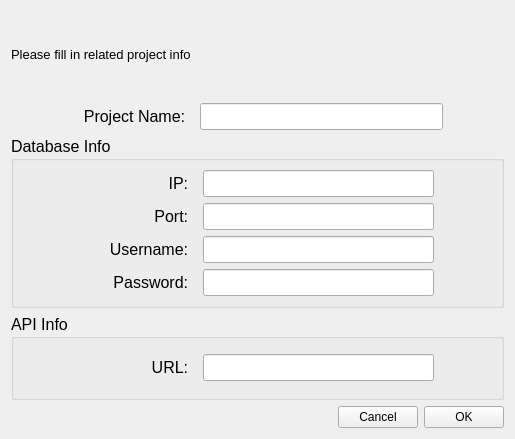
<?xml version="1.0" encoding="UTF-8"?>
<ui version="4.0">
 <class>newPrjForm</class>
 <widget class="QWidget" name="newPrjForm">
  <property name="geometry">
   <rect>
    <x>0</x>
    <y>0</y>
    <width>515</width>
    <height>439</height>
   </rect>
  </property>
  <property name="windowTitle">
   <string>Create New Project</string>
  </property>
  <layout class="QVBoxLayout" name="verticalLayout_3">
   <item>
    <widget class="QLabel" name="label_7">
     <property name="font">
      <font>
       <pointsize>10</pointsize>
      </font>
     </property>
     <property name="text">
      <string>Please fill in related project info</string>
     </property>
    </widget>
   </item>
   <item>
    <layout class="QHBoxLayout" name="horizontalLayout_5" stretch="3,4,1">
     <item>
      <widget class="QLabel" name="label">
       <property name="font">
        <font>
         <pointsize>12</pointsize>
        </font>
       </property>
       <property name="text">
        <string>Project Name:  </string>
       </property>
       <property name="alignment">
        <set>Qt::AlignRight|Qt::AlignTrailing|Qt::AlignVCenter</set>
       </property>
      </widget>
     </item>
     <item>
      <widget class="QLineEdit" name="prjNameEdit">
       <property name="sizePolicy">
        <sizepolicy hsizetype="Preferred" vsizetype="Fixed">
         <horstretch>0</horstretch>
         <verstretch>0</verstretch>
        </sizepolicy>
       </property>
       <property name="font">
        <font>
         <pointsize>12</pointsize>
        </font>
       </property>
      </widget>
     </item>
     <item>
      <spacer name="horizontalSpacer_3">
       <property name="orientation">
        <enum>Qt::Horizontal</enum>
       </property>
       <property name="sizeHint" stdset="0">
        <size>
         <width>40</width>
         <height>20</height>
        </size>
       </property>
      </spacer>
     </item>
    </layout>
   </item>
   <item>
    <widget class="QGroupBox" name="groupBox">
     <property name="sizePolicy">
      <sizepolicy hsizetype="Preferred" vsizetype="Preferred">
       <horstretch>0</horstretch>
       <verstretch>0</verstretch>
      </sizepolicy>
     </property>
     <property name="font">
      <font>
       <pointsize>12</pointsize>
      </font>
     </property>
     <property name="title">
      <string>Database Info</string>
     </property>
     <layout class="QVBoxLayout" name="verticalLayout">
      <item>
       <layout class="QHBoxLayout" name="horizontalLayout" stretch="3,4,1">
        <item>
         <widget class="QLabel" name="label_2">
          <property name="sizePolicy">
           <sizepolicy hsizetype="Preferred" vsizetype="Preferred">
            <horstretch>0</horstretch>
            <verstretch>0</verstretch>
           </sizepolicy>
          </property>
          <property name="layoutDirection">
           <enum>Qt::LeftToRight</enum>
          </property>
          <property name="text">
           <string>IP:  </string>
          </property>
          <property name="textFormat">
           <enum>Qt::AutoText</enum>
          </property>
          <property name="alignment">
           <set>Qt::AlignRight|Qt::AlignTrailing|Qt::AlignVCenter</set>
          </property>
         </widget>
        </item>
        <item>
         <widget class="QLineEdit" name="dbIPEdit">
          <property name="sizePolicy">
           <sizepolicy hsizetype="Preferred" vsizetype="Fixed">
            <horstretch>0</horstretch>
            <verstretch>0</verstretch>
           </sizepolicy>
          </property>
         </widget>
        </item>
        <item>
         <spacer name="horizontalSpacer_4">
          <property name="orientation">
           <enum>Qt::Horizontal</enum>
          </property>
          <property name="sizeHint" stdset="0">
           <size>
            <width>40</width>
            <height>20</height>
           </size>
          </property>
         </spacer>
        </item>
       </layout>
      </item>
      <item>
       <layout class="QHBoxLayout" name="horizontalLayout_2" stretch="3,4,1">
        <item>
         <widget class="QLabel" name="label_3">
          <property name="text">
           <string>Port:  </string>
          </property>
          <property name="alignment">
           <set>Qt::AlignRight|Qt::AlignTrailing|Qt::AlignVCenter</set>
          </property>
         </widget>
        </item>
        <item>
         <widget class="QLineEdit" name="dbPortEdit">
          <property name="sizePolicy">
           <sizepolicy hsizetype="Preferred" vsizetype="Fixed">
            <horstretch>0</horstretch>
            <verstretch>0</verstretch>
           </sizepolicy>
          </property>
         </widget>
        </item>
        <item>
         <spacer name="horizontalSpacer_5">
          <property name="orientation">
           <enum>Qt::Horizontal</enum>
          </property>
          <property name="sizeHint" stdset="0">
           <size>
            <width>40</width>
            <height>20</height>
           </size>
          </property>
         </spacer>
        </item>
       </layout>
      </item>
      <item>
       <layout class="QHBoxLayout" name="horizontalLayout_3" stretch="3,4,1">
        <item>
         <widget class="QLabel" name="label_4">
          <property name="lineWidth">
           <number>1</number>
          </property>
          <property name="text">
           <string>Username:  </string>
          </property>
          <property name="alignment">
           <set>Qt::AlignRight|Qt::AlignTrailing|Qt::AlignVCenter</set>
          </property>
         </widget>
        </item>
        <item>
         <widget class="QLineEdit" name="dbUserEdit">
          <property name="sizePolicy">
           <sizepolicy hsizetype="Preferred" vsizetype="Fixed">
            <horstretch>0</horstretch>
            <verstretch>0</verstretch>
           </sizepolicy>
          </property>
         </widget>
        </item>
        <item>
         <spacer name="horizontalSpacer_6">
          <property name="orientation">
           <enum>Qt::Horizontal</enum>
          </property>
          <property name="sizeHint" stdset="0">
           <size>
            <width>40</width>
            <height>20</height>
           </size>
          </property>
         </spacer>
        </item>
       </layout>
      </item>
      <item>
       <layout class="QHBoxLayout" name="horizontalLayout_4" stretch="3,4,1">
        <item>
         <widget class="QLabel" name="label_5">
          <property name="text">
           <string>Password:  </string>
          </property>
          <property name="alignment">
           <set>Qt::AlignRight|Qt::AlignTrailing|Qt::AlignVCenter</set>
          </property>
         </widget>
        </item>
        <item>
         <widget class="QLineEdit" name="dbPassEdit">
          <property name="sizePolicy">
           <sizepolicy hsizetype="Preferred" vsizetype="Fixed">
            <horstretch>0</horstretch>
            <verstretch>0</verstretch>
           </sizepolicy>
          </property>
         </widget>
        </item>
        <item>
         <spacer name="horizontalSpacer_8">
          <property name="orientation">
           <enum>Qt::Horizontal</enum>
          </property>
          <property name="sizeHint" stdset="0">
           <size>
            <width>40</width>
            <height>20</height>
           </size>
          </property>
         </spacer>
        </item>
       </layout>
      </item>
     </layout>
    </widget>
   </item>
   <item>
    <widget class="QGroupBox" name="groupBox_2">
     <property name="font">
      <font>
       <pointsize>12</pointsize>
      </font>
     </property>
     <property name="title">
      <string>API Info</string>
     </property>
     <layout class="QVBoxLayout" name="verticalLayout_2">
      <item>
       <layout class="QHBoxLayout" name="horizontalLayout_6" stretch="3,4,1">
        <item>
         <widget class="QLabel" name="label_6">
          <property name="sizePolicy">
           <sizepolicy hsizetype="Preferred" vsizetype="Preferred">
            <horstretch>0</horstretch>
            <verstretch>0</verstretch>
           </sizepolicy>
          </property>
          <property name="layoutDirection">
           <enum>Qt::LeftToRight</enum>
          </property>
          <property name="text">
           <string>URL:  </string>
          </property>
          <property name="textFormat">
           <enum>Qt::AutoText</enum>
          </property>
          <property name="alignment">
           <set>Qt::AlignRight|Qt::AlignTrailing|Qt::AlignVCenter</set>
          </property>
         </widget>
        </item>
        <item>
         <widget class="QLineEdit" name="apiURLEdit">
          <property name="sizePolicy">
           <sizepolicy hsizetype="Preferred" vsizetype="Fixed">
            <horstretch>0</horstretch>
            <verstretch>0</verstretch>
           </sizepolicy>
          </property>
         </widget>
        </item>
        <item>
         <spacer name="horizontalSpacer_13">
          <property name="orientation">
           <enum>Qt::Horizontal</enum>
          </property>
          <property name="sizeHint" stdset="0">
           <size>
            <width>40</width>
            <height>20</height>
           </size>
          </property>
         </spacer>
        </item>
       </layout>
      </item>
     </layout>
    </widget>
   </item>
   <item>
    <layout class="QHBoxLayout" name="horizontalLayout_7">
     <item>
      <spacer name="horizontalSpacer">
       <property name="orientation">
        <enum>Qt::Horizontal</enum>
       </property>
       <property name="sizeHint" stdset="0">
        <size>
         <width>40</width>
         <height>20</height>
        </size>
       </property>
      </spacer>
     </item>
     <item>
      <widget class="QPushButton" name="pushButton_2">
       <property name="text">
        <string>Cancel</string>
       </property>
      </widget>
     </item>
     <item>
      <widget class="QPushButton" name="pushButton">
       <property name="sizePolicy">
        <sizepolicy hsizetype="Fixed" vsizetype="Fixed">
         <horstretch>0</horstretch>
         <verstretch>0</verstretch>
        </sizepolicy>
       </property>
       <property name="text">
        <string>OK</string>
       </property>
      </widget>
     </item>
    </layout>
   </item>
  </layout>
 </widget>
 <resources/>
 <connections/>
</ui>
